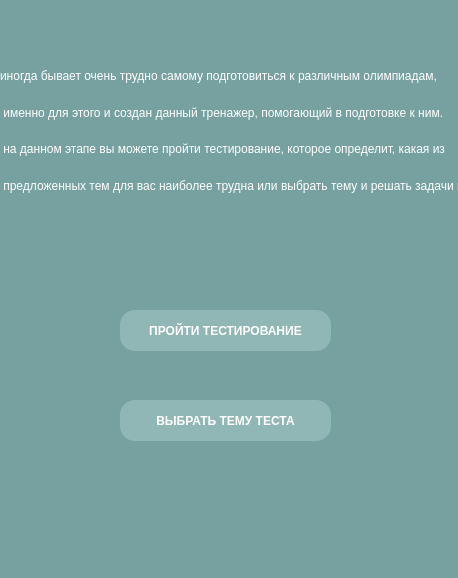
<?xml version="1.0" encoding="UTF-8"?>
<ui version="4.0">
 <class>MainWindow</class>
 <widget class="QMainWindow" name="MainWindow">
  <property name="geometry">
   <rect>
    <x>0</x>
    <y>0</y>
    <width>458</width>
    <height>578</height>
   </rect>
  </property>
  <property name="sizePolicy">
   <sizepolicy hsizetype="Fixed" vsizetype="Fixed">
    <horstretch>0</horstretch>
    <verstretch>0</verstretch>
   </sizepolicy>
  </property>
  <property name="minimumSize">
   <size>
    <width>458</width>
    <height>578</height>
   </size>
  </property>
  <property name="maximumSize">
   <size>
    <width>458</width>
    <height>578</height>
   </size>
  </property>
  <property name="windowTitle">
   <string>MainWindow</string>
  </property>
  <property name="styleSheet">
   <string notr="true">background-color: rgb(119, 161, 161);</string>
  </property>
  <widget class="QWidget" name="centralwidget">
   <widget class="QPushButton" name="btn_test">
    <property name="geometry">
     <rect>
      <x>120</x>
      <y>310</y>
      <width>211</width>
      <height>41</height>
     </rect>
    </property>
    <property name="font">
     <font>
      <weight>75</weight>
      <bold>true</bold>
     </font>
    </property>
    <property name="styleSheet">
     <string notr="true">QPushButton {
	background-color: rgb(145, 182, 182);
	color: white;
	border-width: 2px;
	border-radius: 15px;
}
</string>
    </property>
    <property name="text">
     <string>ПРОЙТИ ТЕСТИРОВАНИЕ</string>
    </property>
   </widget>
   <widget class="QPushButton" name="btn_prof">
    <property name="geometry">
     <rect>
      <x>120</x>
      <y>400</y>
      <width>211</width>
      <height>41</height>
     </rect>
    </property>
    <property name="font">
     <font>
      <weight>75</weight>
      <bold>true</bold>
     </font>
    </property>
    <property name="styleSheet">
     <string notr="true">QPushButton {
	background-color: rgb(145, 182, 182);
	color: white;
	border-width: 2px;
	border-radius: 15px;
}

QPushbutton:pressed {
	background-color: white

}</string>
    </property>
    <property name="text">
     <string>ВЫБРАТЬ ТЕМУ ТЕСТА</string>
    </property>
   </widget>
   <widget class="QWidget" name="verticalLayoutWidget">
    <property name="geometry">
     <rect>
      <x>0</x>
      <y>60</y>
      <width>1691</width>
      <height>141</height>
     </rect>
    </property>
    <layout class="QVBoxLayout" name="verticalLayout">
     <item>
      <widget class="QLabel" name="label">
       <property name="enabled">
        <bool>true</bool>
       </property>
       <property name="styleSheet">
        <string notr="true">color: rgb(255, 255, 255);</string>
       </property>
       <property name="text">
        <string>иногда бывает очень трудно самому подготовиться к различным олимпиадам, </string>
       </property>
      </widget>
     </item>
     <item>
      <widget class="QLabel" name="label_2">
       <property name="styleSheet">
        <string notr="true">color: rgb(255, 255, 255);</string>
       </property>
       <property name="text">
        <string> именно для этого и создан данный тренажер, помогающий в подготовке к ним.</string>
       </property>
      </widget>
     </item>
     <item>
      <widget class="QLabel" name="label_3">
       <property name="styleSheet">
        <string notr="true">color: rgb(255, 255, 255);</string>
       </property>
       <property name="text">
        <string> на данном этапе вы можете пройти тестирование, которое определит, какая из</string>
       </property>
      </widget>
     </item>
     <item>
      <widget class="QLabel" name="label_4">
       <property name="styleSheet">
        <string notr="true">color: rgb(255, 255, 255);</string>
       </property>
       <property name="text">
        <string> предложенных тем для вас наиболее трудна или выбрать тему и решать задачи по ней</string>
       </property>
      </widget>
     </item>
    </layout>
   </widget>
  </widget>
 </widget>
 <resources>
  <include location="D:/prof.qrc"/>
 </resources>
 <connections/>
</ui>
